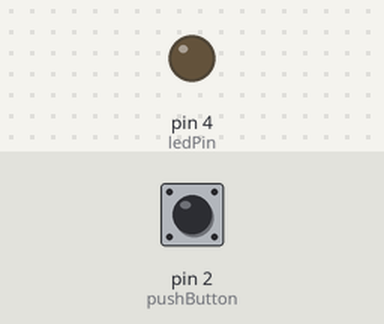
Recording of a sketch running on a simulated Arduino Uno, built with avr-gcc and run on an emulated ATmega328P. On the bench: output pins drawn as LEDs (lit = HIGH). The inputs (shaded band) are chosen by the test bench; at power-on: pin 2 (pushButton) LOW.

Above: at 0.15 s.
At 2.4 s:
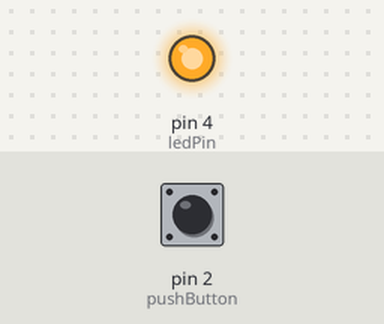
Timing chart, 0 to 3.0 s (numbered marks = the images above):
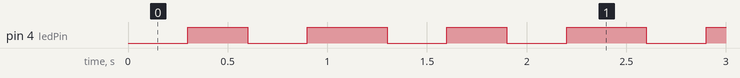

The sketch:

sketch_aug31a_led.ino
```cpp
int ledPin = 4;
int pushButton = 2;

void setup() {
  // put your setup code here, to run once:
  pinMode(pushButton, INPUT);
  pinMode(ledPin, OUTPUT);
}

void loop() {
  // put your main code here, to run repeatedly:
  int botaoEstado = digitalRead(pushButton);
  if (botaoEstado == 1) {
    digitalWrite(ledPin, HIGH);
  } else {
    digitalWrite(ledPin, LOW);
    delay(300);
    digitalWrite(ledPin, HIGH);
    delay(300);
    digitalWrite(ledPin, LOW);
    delay(300);
    digitalWrite(ledPin, HIGH);
    delay(300);
  }
  delay(100);
}
```

Measured:
- by itself, pin 4 (ledPin): repeats every 1.3 s: LOW 0.30 s, HIGH 0.40 s, LOW 0.30 s, HIGH 0.30 s
- by itself, everything shown: repeats every 1.3 s, in 4 steps
